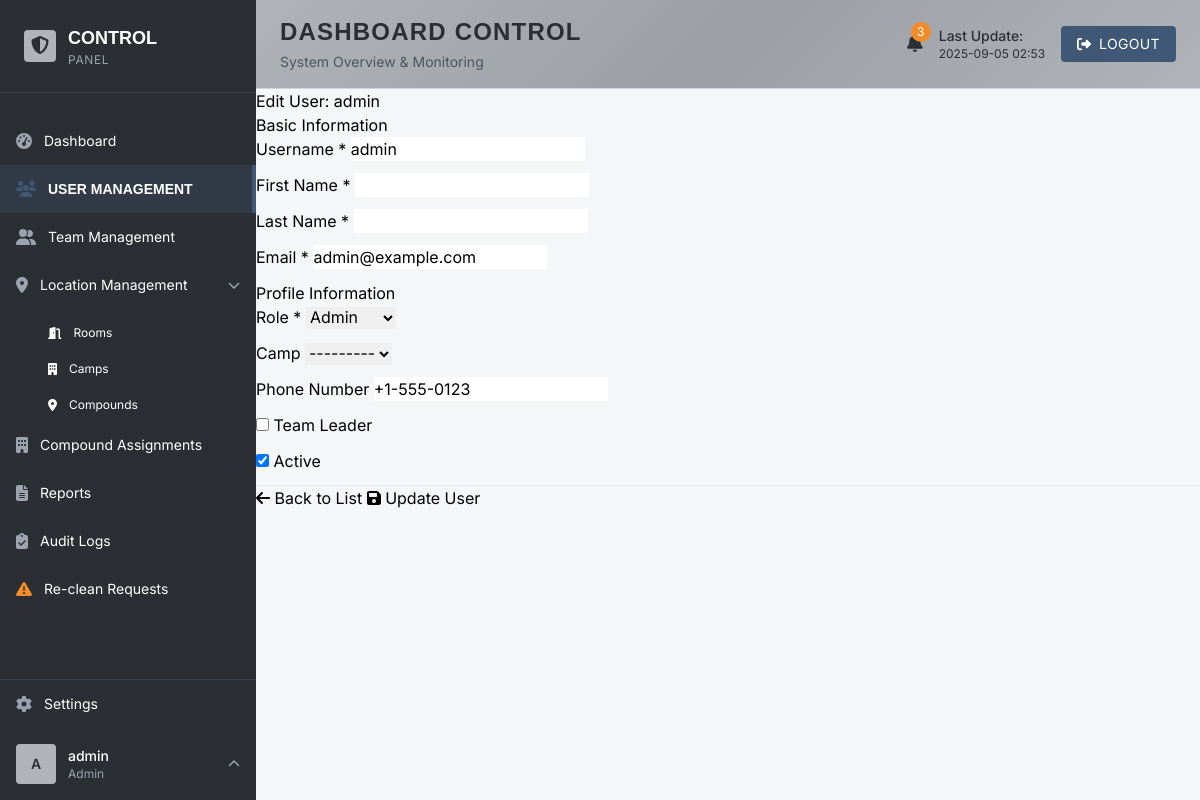
Page /accounts/users/1/update/ (signed in) on the earlier database version.
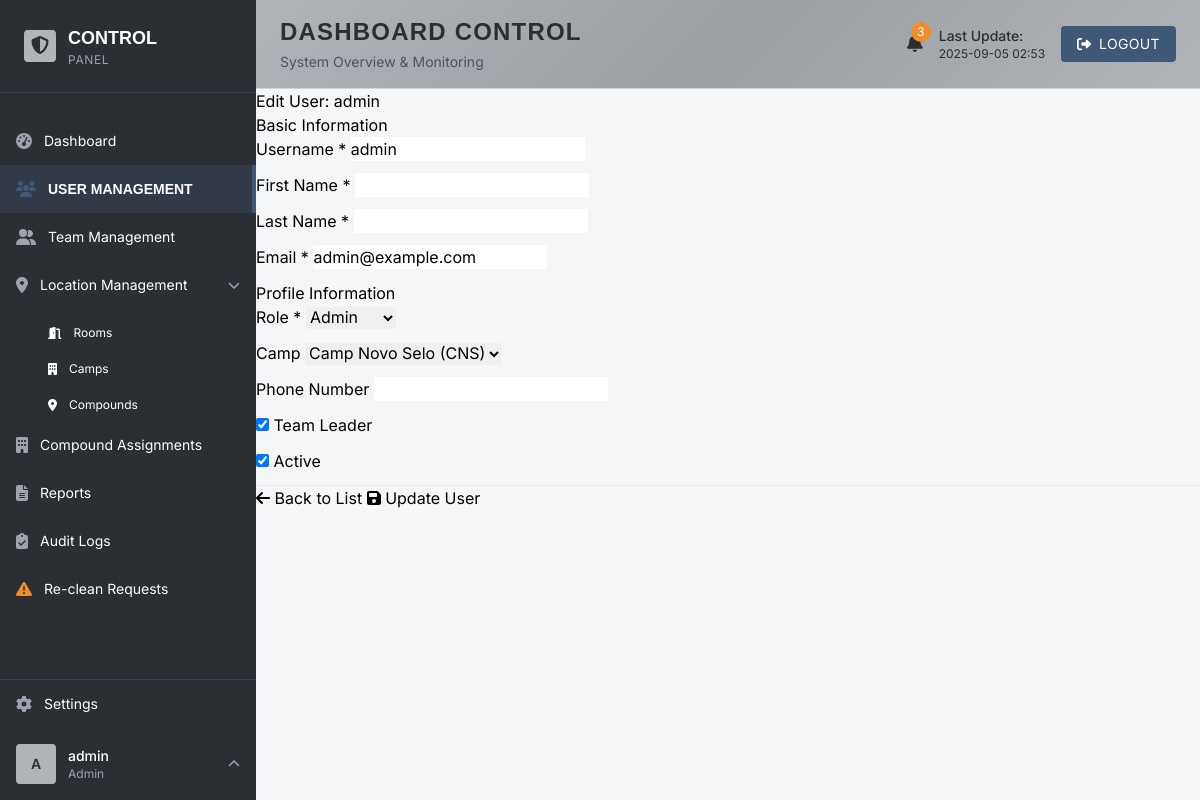
Same page on the later database version.
### accounts/models.py (models this page shows, shortened)
class UserProfile(models.Model):
    ROLE_CHOICES = [
        ('admin', 'Admin'),
        ('manager', 'Manager'),
        ('cleaner', 'Cleaner'),
        ('authority', 'Authority'),
    ]
    user = models.OneToOneField(User, on_delete=models.CASCADE, related_name='profile')
    role = models.CharField(max_length=20, choices=ROLE_CHOICES, help_text="User role")
    camp = models.ForeignKey('locations.Camp', on_delete=models.CASCADE, null=True, blank=True, help_text="Assigned camp")
    is_team_leader = models.BooleanField(default=False, help_text="Is this user a team leader?")
    phone_number = models.CharField(max_length=20, blank=True, null=True, help_text="Phone number")
    is_active = models.BooleanField(default=True, help_text="Is user active?")
    created_at = models.DateTimeField(auto_now_add=True)
    updated_at = models.DateTimeField(auto_now=True)
    class Meta:
        verbose_name = "User Profile"
        verbose_name_plural = "User Profiles"

### accounts/views.py (the view)
# urls.py: path('users/<int:user_id>/update/', views.user_update, name='user_update'),
@login_required
def user_update(request, user_id):
    if not check_permission(request, ['admin', 'manager']):
        return redirect('accounts:login')
    user = get_object_or_404(User, id=user_id)
    user_role = get_user_role(request)
    if user_role == 'manager':
        if hasattr(user, 'profile') and user.profile.role in ['admin']:
            messages.error(request, "You don't have permission to edit this user.")
            return redirect('accounts:user_list')
    if request.method == 'POST':
        form = UserUpdateForm(request.POST, instance=user)
        if form.is_valid():
            form.save()
            messages.success(request, f'User {user.username} updated successfully.')
            return redirect('accounts:user_list')
    else:
        form = UserUpdateForm(instance=user)
    context = {'form': form, 'user': user}
    return render(request, 'accounts/user_form.html', context)

### accounts/views.py (called while the page is built)
def get_user_role(request):
    if hasattr(request.user, 'profile'):
        return request.user.profile.role
    return None

def check_permission(request, required_roles):
    user_role = get_user_role(request)
    if not user_role or user_role not in required_roles:
        messages.error(request, "You don't have permission to access this page.")
        return False
    return True

### locations/models.py (called while the page is built)
    def __str__(self):
        return f"{self.name} ({self.code})"

### templates/accounts/user_form.html (shortened to what the changed rows need)
{% extends 'base.html' %}
{% load static %}
{% block content %}
<div class="container-fluid">
    <div class="row">
        <div class="col-12">
            <div class="card">
                <div class="card-body">
                    <form method="post">
                        <div class="row">
                            <div class="col-md-6">
                                <div class="form-group mb-3">
                                    <label for="{{ form.camp.id_for_label }}" class="form-label">Camp</label>
                                    {{ form.camp }}
                                </div>
                                <div class="form-group mb-3">
                                    <label for="{{ form.phone_number.id_for_label }}" class="form-label">Phone Number</label>
                                    {{ form.phone_number }}
                                </div>
                                <div class="form-group mb-3">
                                    <div class="form-check">
                                        {{ form.is_team_leader }}
                                        <label class="form-check-label" for="{{ form.is_team_leader.id_for_label }}">
                                            Team Leader
                                        </label>
                                    </div>
                                </div>
                            </div>
                        </div>
                    </form>
                </div>
            </div>
        </div>
    </div>
</div>
{% endblock %}

Differences in the rows shown:
no longer on this page (row edited): UserProfile: phone_number "+1-555-0123"
Other differences:
form field camp: "---------" → "Camp Novo Selo (CNS)"
form field is_team_leader: "☐" → "☑"
